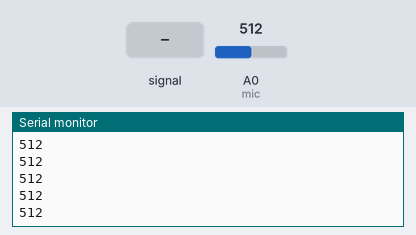
Simulated run of this sketch. Board: Arduino Uno, built with avr-gcc and run on an emulated ATmega328P. Shown: the last lines printed to the serial monitor. The test bench sets the inputs (shaded band); at power-on: A0 (mic) = 512.

Above: at 1.2 s.
1.3 s: A0 (mic) fed a 200 Hz sine of ±81 counts around its level
At 1.31 s:
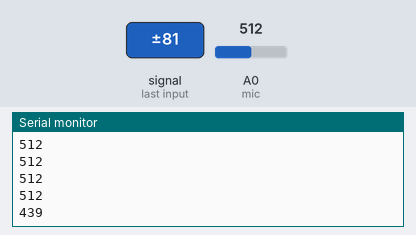
2.8 s: A0 (mic) set to 716
At 2.81 s:
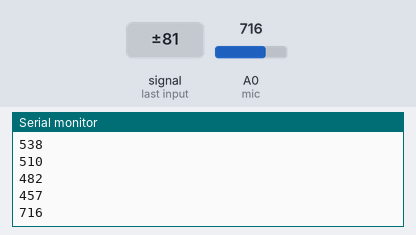
4.3 s: A0 (mic) fed a 1000 Hz sine of ±255 counts around its level
At 4.42 s:
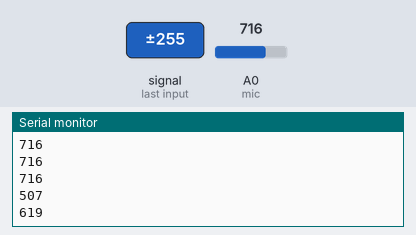
5.8 s: A0 (mic) set to 900
At 5.82 s:
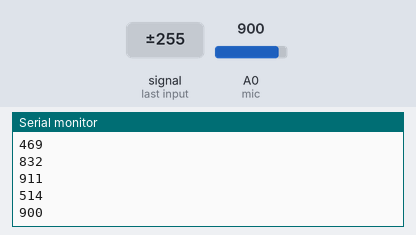
Timing chart, 0 to 8.3 s (numbered marks = the images above; inputs shaded):
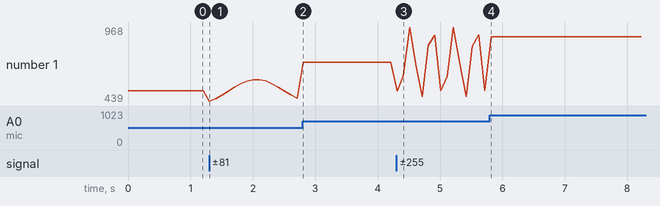

The sketch:

Mic_test.ino
```cpp
const int mic = A0;

void setup()
{
  Serial.begin(115200);
}

void loop()
{
  Serial.println(analogRead(mic), DEC);
  delay(100);
}
```

Measured:
- after the input at 1.3 s, the serial monitor: prints a new line at once (image 1)
- after the input at 2.8 s, the serial monitor: prints a new line at once (image 2)
- after the input at 4.3 s, the serial monitor: prints a new line after 0.11 s (image 3)
- after the input at 5.8 s, the serial monitor: prints a new line at once (image 4)
- plotted number 1: 512 → 457 after the input at 1.3 s, 457 → 716 after the input at 2.8 s, 716 → 514 after the input at 4.3 s, 514 → 900 after the input at 5.8 s
